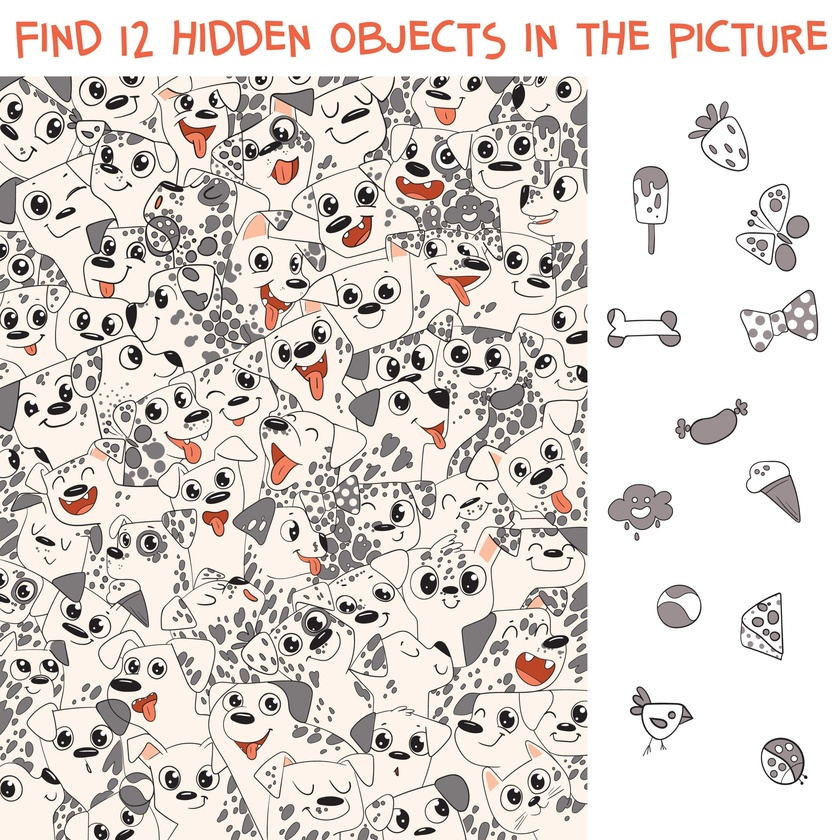
#> input picture Midterm-ImageSet/Finding/2.jpg, 840 x 840 px, shrunk from 2560 x 2560 before the run, found by its file name
$ jupyter execute Untitled.ipynb
#> lines starting #> are read from the running program, lines starting #| are printed output that depends on the picture; after the words box and inside, x2 and y2 are one past the last pixel; in counts of white or black regions, pixels touching at a corner belong together
[cell 1]
import cv2
from matplotlib import pyplot as plt
import numpy as np
from sklearn.cluster import MeanShift, estimate_bandwidth

# Đọc ảnh
img1 = cv2.imread('2.jpg', 0)  # Template Image (ảnh mẫu)
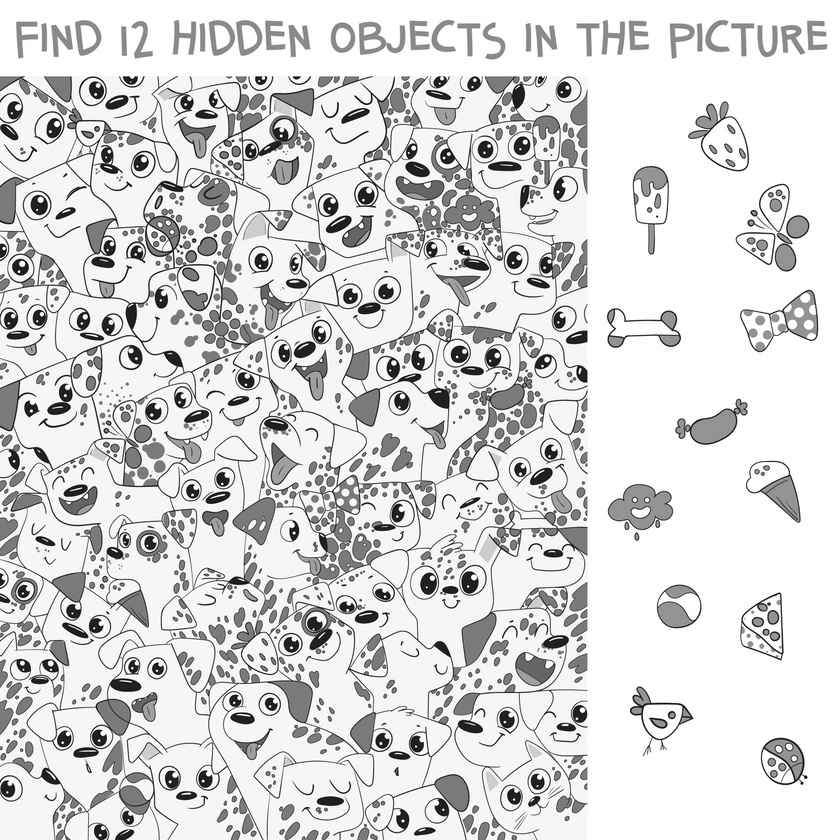
#> img1: shape (840, 840); min 0, max 255, mean 215.4
img2 = cv2.imread('1.jpg')     # Search Image (ảnh cần tìm kiếm)
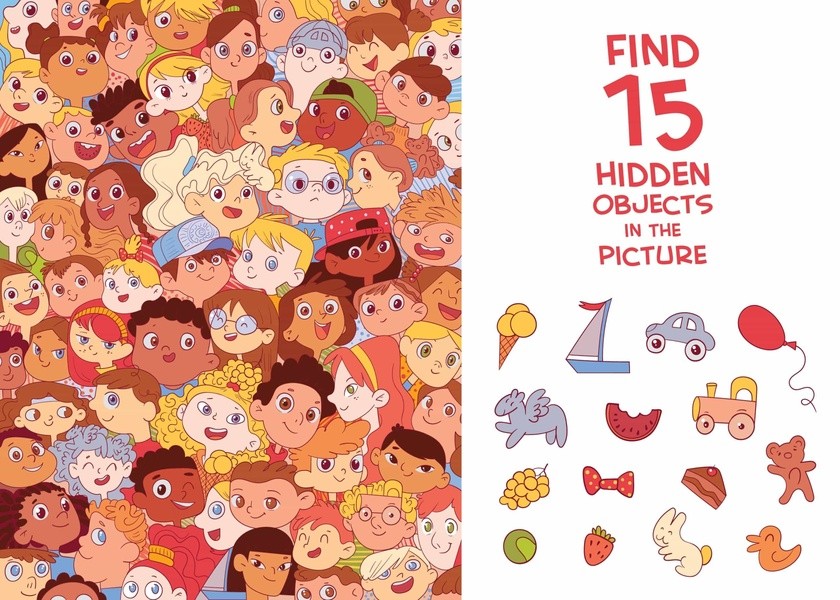
#> input picture Midterm-ImageSet/Finding/1.jpg, 840 x 600 px, shrunk from 2560 x 1829 before the run, found by its file name
#> img2 is the input picture: shape (600, 840, 3); mean B, G, R 165.2, 181.5, 226.4
img_rgb = cv2.imread('1.jpg')  # Ảnh để vẽ kết quả

[cell 2]
# Tạo SIFT detector
alg = cv2.SIFT_create()

# Tìm keypoints và descriptors
kp1, des1 = alg.detectAndCompute(img1, None)
#> kp1 = 5157 keypoints; strongest (x, y, size): (170, 782, 1.8), (281, 136, 1.8), (152, 415, 2.1), (65, 395, 1.9)
kp2, des2 = alg.detectAndCompute(img2, None)
#> kp2 = 2529 keypoints; strongest (x, y, size): (655, 342, 1.9), (455, 50, 6.5), (166, 93, 6.1), (218, 195, 4.7)

print(f"Số keypoints trong ảnh mẫu: {len(kp1)}")
#| Số keypoints trong ảnh mẫu: 5157
print(f"Số keypoints trong ảnh tìm kiếm: {len(kp2)}")
#| Số keypoints trong ảnh tìm kiếm: 2529

[cell 3]
# Chuyển keypoints thành mảng numpy
x = np.array([kp.pt for kp in kp2])
#> x = 2529 pairs, first value 2.47 to 812.3, second value 4.37 to 595.8

# Ước lượng bandwidth cho MeanShift
bandwidth = estimate_bandwidth(x, quantile=0.1, n_samples=500)
#> bandwidth = 123.7

# Áp dụng MeanShift clustering
ms = MeanShift(bandwidth=bandwidth, bin_seeding=True, cluster_all=True)
ms.fit(x)
labels = ms.labels_
#> labels = 2529 values, max 6 at index 1492, min 0 at index 3, mean 2.78
cluster_centers = ms.cluster_centers_
#> cluster_centers = [[119.5, 423.8], [277.8, 107.5], [108.7, 109.4], [358.2, 222.6], [86.52, 274.2], [654.8, 222], [595, 463.2]]

n_clusters_ = len(np.unique(labels))
#> n_clusters_ = 7
print("Số cụm được tìm thấy:", n_clusters_)
#| Số cụm được tìm thấy: 7

# Gom nhóm keypoints theo từng cụm
s = [[] for _ in range(n_clusters_)]
#> s = [[], [], [], [], [], [], []]
for i, label in enumerate(labels):
    s[label].append(kp2[i])
#> this loop made 2529 passes
#> label on passes 1 to 3: 4, 2, 4

[cell 4]
FLANN_INDEX_KDTREE = 0
index_params = dict(algorithm=FLANN_INDEX_KDTREE, trees=5)
search_params = dict(checks=50)
flann = cv2.FlannBasedMatcher(index_params, search_params)

des1 = np.float32(des1)
des2_ = np.float32(des2)

for i in range(n_clusters_):
    kp2 = s[i]

    if len(kp2) < 2 or len(kp1) < 2:
        continue

    # Lấy descriptors tương ứng với keypoints trong cụm
    d_indices = [kp2.index(kp) for kp in kp2]
    des2 = des2_[d_indices, :]

    matches = flann.knnMatch(des1, des2, k=2)

    # Áp dụng Lowe’s ratio test
    good = [m for m, n in matches if m.distance < 0.7 * n.distance]

    if len(good) > 3:
        src_pts = np.float32([kp1[m.queryIdx].pt for m in good]).reshape(-1, 1, 2)
        dst_pts = np.float32([kp2[m.trainIdx].pt for m in good]).reshape(-1, 1, 2)

        M, mask = cv2.findHomography(src_pts, dst_pts, cv2.RANSAC, 2)

        if M is not None:
            h, w = img1.shape
            corners = np.float32([[0, 0], [0, h - 1], [w - 1, h - 1], [w - 1, 0]]).reshape(-1, 1, 2)
            transformedCorners = cv2.perspectiveTransform(corners, M)

            x, y = int(transformedCorners[0][0][0]), int(transformedCorners[0][0][1])

            # Vẽ hình chữ nhật quanh khu vực tìm thấy
            cv2.rectangle(img_rgb, (x, y), (x + w, y + h), (0, 0, 255), 3)
            img2 = cv2.polylines(img2, [np.int32(transformedCorners)], True, (0, 0, 255), 2, cv2.LINE_AA)
#> this loop made 7 passes
#> (good, mask, transformedCorners, x, y) on pass 4: (9 matches, [0, 0, 1, 0, 1, 1, 0, 0, 1], [[633, 181.7], [424.3, 213.9], [434, 213], [405.2, 217.2]], 632, 181)
#> (good, mask, x, y) on passes 1, 2, 3, 5, 6, 7: (10 matches, [0, 0, 0, 1, 0, 0, 1, 0, 1, 1], 537, 912), (10 matches, [1, 0, 0, 0, 0, 0, 1, 0, 1, 1], 346, 82), (12 matches, [1, 0, 1, 1, 0, 0, 0, 0, 1, 0, 0, 0], 26, 190), (12 matches, [0, 0, 0, 1, 1, 0, 1, 0, 0, 0, 0, 1], 240, 265), (10 matches, [0, 0, 0, 0, 1, 0, 1, 1, 0, 1], 706, -140), (9 matches, [1, 0, 1, 0, 0, 0, 1, 1, 0], 563, 483)
#> pass 1, `img2 = cv2.polylines(img2, [np.int32(transformedCorners)], True, (0, 0..`:
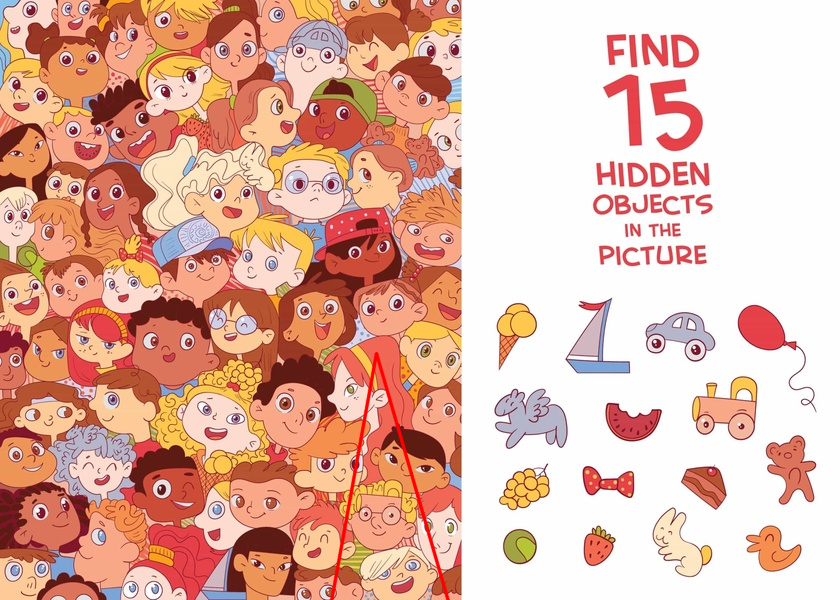
#> img2: shape (600, 840, 3); 0.49% of pixels changed, all inside (x1, y1, x2, y2) = (329, 352, 450, 600)
#> pass 2, `img2 = cv2.polylines(img2, [np.int32(transformedCorners)], True, (0, 0..`:
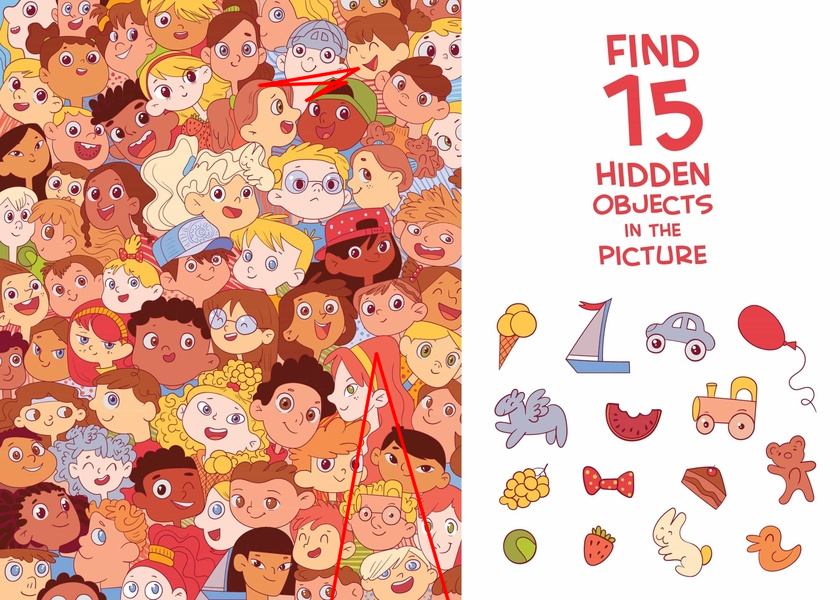
#> img2: shape (600, 840, 3); 0.23% of pixels changed, all inside (x1, y1, x2, y2) = (257, 66, 361, 103)
#> pass 3, `img2 = cv2.polylines(img2, [np.int32(transformedCorners)], True, (0, 0..`:
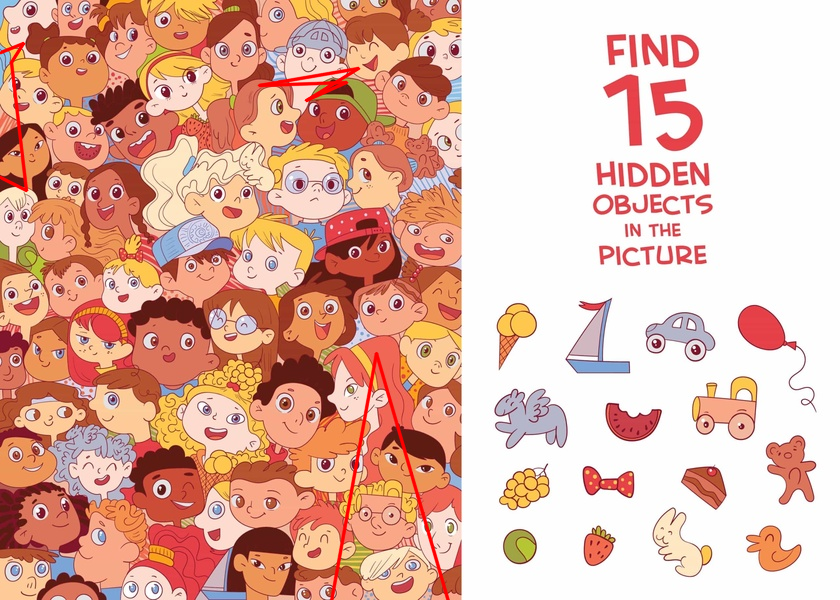
#> img2: shape (600, 840, 3); 0.2% of pixels changed, all inside (x1, y1, x2, y2) = (0, 41, 29, 193)
#> after the loop:
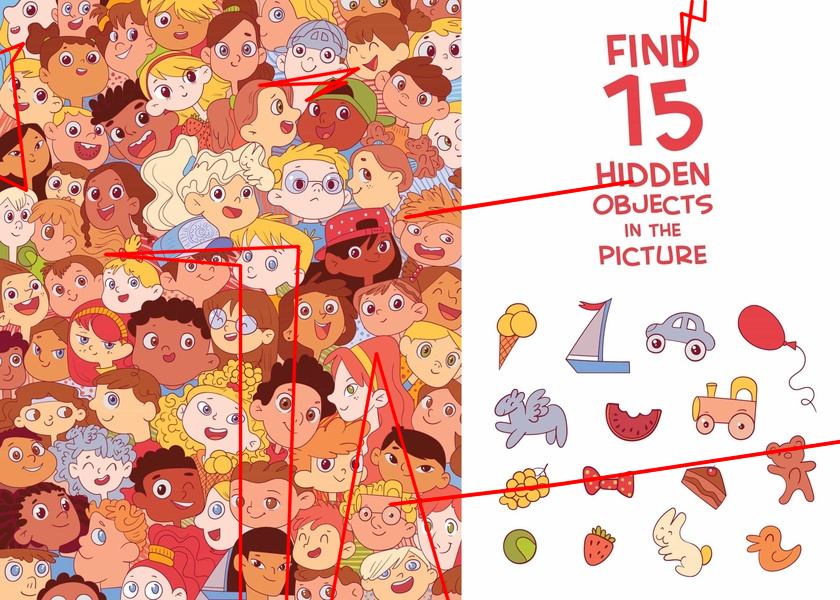
#> img2: shape (600, 840, 3); 1.85% of pixels changed, all inside (x1, y1, x2, y2) = (103, 0, 840, 600)
#> after the loop:
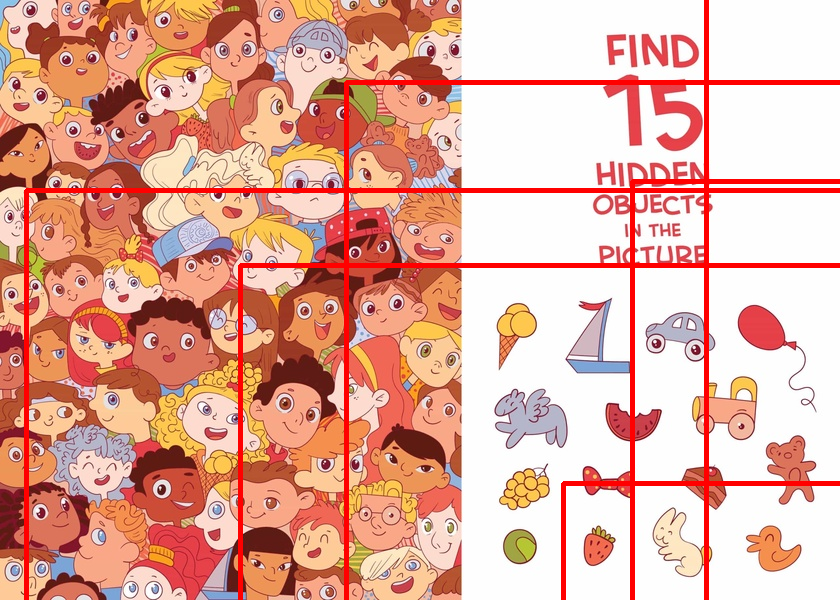
#> img_rgb: shape (600, 840, 3); 4.7% of pixels changed, all inside (x1, y1, x2, y2) = (24, 0, 840, 600)

[cell 5]
plt.figure(figsize=(10,5))

# Hiển thị ảnh đã tìm thấy đối tượng
plt.subplot(1,2,1)
plt.imshow(cv2.cvtColor(img_rgb, cv2.COLOR_BGR2RGB))
plt.title("Detected Objects")

# Hiển thị ảnh với đường viền tìm thấy
plt.subplot(1,2,2)
plt.imshow(cv2.cvtColor(img2, cv2.COLOR_BGR2RGB))
plt.title("Matched Keypoints")

plt.show()
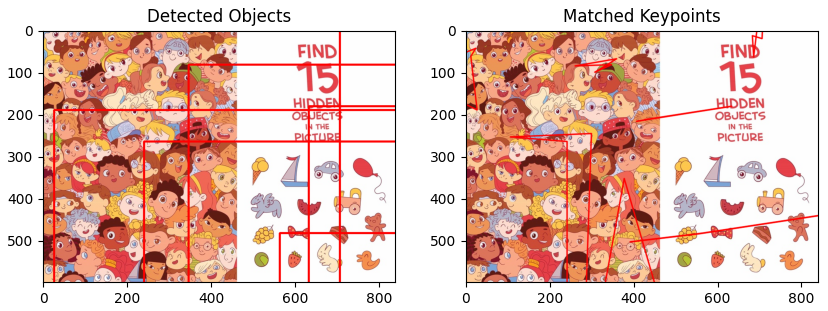
#> figure drawn by matplotlib, 2 panels

# Lưu ảnh kết quả
cv2.imwrite('result.jpg', img_rgb)
#> Out = True
